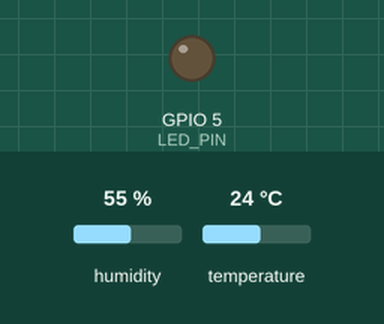
Bench run of a program on a simulated ESP32-C3. On the bench: output pins drawn as LEDs (lit = HIGH). The inputs (shaded band) are chosen by the test bench; at power-on: humidity 55 %, temperature 24 °C. WiFi joins after 1.5 s; servers stay silent unless stated; uploads are accepted with an empty reply; the local clock reads 2024-03-15 10:24:30 at power-on unless the program sets it; not simulated (calls return 0 or success): secrets.h; what the program prints to the serial monitor is not drawn. At 7.7 s the program puts the board to deep sleep or switches it off; the recording ends there.

Above: at 0.05 s.
Timing chart, 0 to 3.0 s (numbered marks = the images above):
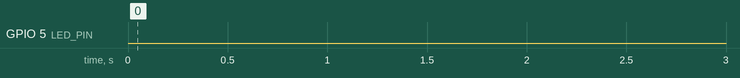

The program:

main.cpp
```cpp
#include <Arduino.h>
#include <secrets.h>
#include <WiFi.h>
#include <time.h>
#include <HTTPClient.h>
#include <DHTesp.h>

DHTesp DHT;

const int LED_PIN = 5;
const int SENSOR_PIN = 1;
const char *SSID = WIFI_SSID;
const char *PASSWORD = WIFI_PASSWORD;
const char *SERVER_URL = BACKEND_SERVER_URL;
const char *TIMEZONE_INFO = "EET-2EEST,M3.5.0/3,M10.5.0/4"; // Koodi Suomen ajalle
const char *NTP_SERVER = "fi.pool.ntp.org";                 // NTP - palvelin
const char *CUSTOM_SENSOR_NAME = "Makuuhuone";              // Sensorin nimi (näkyy frontendissä)

void saveMeasurements(TempAndHumidity measurements)
{
  HTTPClient HTTP; // Alustetaan HTTP
  HTTP.begin(String(SERVER_URL) + "/measurement");
  HTTP.addHeader("Content-Type", "application/json");
  HTTP.addHeader("authorization", PRIVATE_KEY);
  time_t unixTime; // Kellonaika
  time(&unixTime);
  String body = "{\"temperature\":" + String(measurements.temperature, 1) +
                ",\"humidity\":" + String(measurements.humidity, 1) +
                ",\"sensorId\":\"" + String(WiFi.macAddress()) + "\"" +
                ",\"sensorName\":\"" + String(CUSTOM_SENSOR_NAME) + "\"" +
                ",\"timeStamp\":" + String(unixTime) + "}"; // HTTP - post pyynnön body
  int statusCode = HTTP.POST(body);
  if (statusCode > 0)
  {
    // Onnistunut lähetys
    // Tieto onnistumisesta näytölle | vilkuta vihreää lediä...
    Serial.println("Tiedot lähetetty onnistuneesti");
  }
  else
  {
    // Epäonnistunut lähetys
    // Tieto epäonnistumisesta näytölle | vilkuta punaista lediä...
    Serial.printf("\nVirhe tietojen lähettämisessä. Error : %s", HTTP.errorToString(statusCode));
  }
  HTTP.end();
}

void setup()
{
  Serial.begin(115200);
  delay(5000); // Serial kerittävä mukaan

  // Asetetaan LED - pin (GPIO_5) OUTPUT - tilaan
  pinMode(LED_PIN, OUTPUT);
  // Asetetaan DHT11 - pin (GPIO_1) INPUT - tilaan
  pinMode(SENSOR_PIN, INPUT);

  // Haetaan WiFi - yhteys
  WiFi.begin(SSID, PASSWORD);
  while (WiFi.status() != WL_CONNECTED)
  {
    // WiFi - ei yhdistetty vielä
    digitalWrite(LED_PIN, HIGH);
    delay(500);
    digitalWrite(LED_PIN, LOW);
    delay(500);
  }
  // WiFi yhdistetty
  Serial.println("WiFi yhdistetty!");
  digitalWrite(LED_PIN, HIGH);

  // Synkronoidaan kello
  struct tm timeinfo;
  configTzTime(TIMEZONE_INFO, NTP_SERVER);
  while (!getLocalTime(&timeinfo))
  {
    Serial.print(".");
    delay(500);
  }

  DHT.setup(SENSOR_PIN, DHTesp::DHT11); // Otetaan DHT - anturi käyttöön
  delay(500);
  TempAndHumidity measurement = DHT.getTempAndHumidity(); // Luetaan lämpötila ja kosteus
  saveMeasurements(measurement);
  esp_sleep_enable_timer_wakeup(15 * 60 * 1000000); // Deep Sleep 15 minuuttia
  esp_deep_sleep_start();
}

void loop()
{
}
```

Measured:
- by itself, GPIO 5 (LED_PIN): LOW → HIGH at 5.0 s, → LOW 0.50 s later, → HIGH 0.50 s later, → LOW 0.50 s later, … (5 changes in this stretch)
